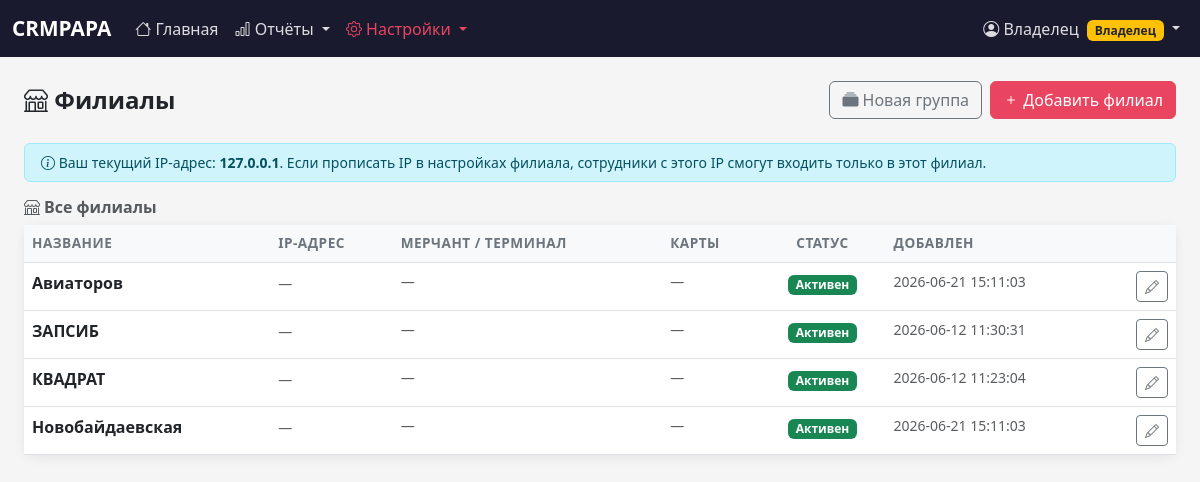
/branches (signed in), run on the app's committed database.
### tables this page shows
CREATE TABLE branches (
    id INTEGER PRIMARY KEY AUTOINCREMENT,
    name TEXT NOT NULL,
    is_active INTEGER DEFAULT 1,
    created_at TIMESTAMP DEFAULT CURRENT_TIMESTAMP
, allowed_ip TEXT DEFAULT NULL, merchant_numbers TEXT DEFAULT '');

### app.py (the view)
@app.route('/branches')
@login_required
@owner_required
def branches():
    with get_db() as conn:
        blist = conn.execute('SELECT * FROM branches ORDER BY name').fetchall()
        groups = get_branch_groups(conn)
        cards_rows = conn.execute('SELECT * FROM branch_cards ORDER BY branch_id, id').fetchall()
    cards_by_branch = {}
    for c in cards_rows:
        cards_by_branch.setdefault(c['branch_id'], []).append(dict(c))
    return render_template('branches.html', branches=blist, my_ip=get_client_ip(),
                           branch_groups=groups, cards_by_branch=cards_by_branch)

### app.py (called while the page is built, shortened)
def get_db():
    conn = sqlite3.connect(DATABASE, timeout=10)
    conn.row_factory = sqlite3.Row
    conn.execute('PRAGMA foreign_keys = ON')
    conn.execute('PRAGMA busy_timeout = 10000')
    conn.execute('PRAGMA journal_mode = WAL')
    return conn

def get_branch_groups(conn):
    groups = conn.execute(
        'SELECT * FROM branch_groups ORDER BY sort_order, name'
    ).fetchall()
    result = []
    return result

def login_required(f):
    @wraps(f)
    def decorated(*args, **kwargs):
        if 'user_id' not in session:
            return redirect(url_for('login'))
        return f(*args, **kwargs)
    return decorated

def owner_required(f):
    @wraps(f)
    def decorated(*args, **kwargs):
        if session.get('role') != 'owner':
            flash('Доступ только для владельца', 'danger')
            return redirect(url_for('dashboard'))
        return f(*args, **kwargs)
    return decorated

def get_client_ip():
    xff = request.headers.get('X-Forwarded-For', '')
    if xff:
        return xff.split(',')[0].strip()
    return request.remote_addr

@app.context_processor
def inject_globals():
    return {'now': datetime.now}

### templates/branches.html (shortened to what this page needs)
{% extends 'base.html' %}
{% block content %}
<div class="d-flex justify-content-between align-items-center mb-4">
    <h4 class="fw-bold mb-0"><i class="bi bi-shop"></i> Филиалы</h4>
    <div class="d-flex gap-2">
        <button class="btn btn-outline-secondary" data-bs-toggle="modal" data-bs-target="#addGroupModal">
            <i class="bi bi-collection-fill"></i> Новая группа
        </button>
        <button class="btn btn-primary" data-bs-toggle="modal" data-bs-target="#addBranchModal">
            <i class="bi bi-plus"></i> Добавить филиал
        </button>
    </div>
</div>
<div class="alert alert-info py-2 small mb-3">
    <i class="bi bi-info-circle"></i>
    Ваш текущий IP-адрес: <strong>{{ my_ip }}</strong>.
    Если прописать IP в настройках филиала, сотрудники с этого IP смогут входить только в этот филиал.
</div>
<h6 class="text-muted fw-semibold mb-2"><i class="bi bi-shop me-1"></i>Все филиалы</h6>
<div class="card">
    <div class="card-body p-0">
        <table class="table table-hover mb-0">
            <thead class="table-light">
                <tr>
                    <th>Название</th>
                    <th>IP-адрес</th>
                    <th>Мерчант / терминал</th>
                    <th>Карты</th>
                    <th class="text-center">Статус</th>
                    <th>Добавлен</th>
                    <th></th>
                </tr>
            </thead>
            <tbody>
            {% for b in branches %}
            <tr>
                <td class="fw-semibold">{{ b.name }}</td>
                <td>
                    {% if b.allowed_ip %}
                    <code class="text-success">{{ b.allowed_ip }}</code>
                    {% else %}
                    <span class="text-muted small">—</span>
                    {% endif %}
                </td>
                <td class="small">
                    {% if b.merchant_numbers %}
                    <code class="text-primary">{{ b.merchant_numbers }}</code>
                    {% else %}
                    <span class="text-muted">—</span>
                    {% endif %}
                </td>
                <td class="small">
                    {% set b_cards = cards_by_branch.get(b.id, []) %}
                    {% if b_cards %}
                    {% for card in b_cards %}
                    <span class="badge bg-light text-dark border me-1">
                        <i class="bi bi-credit-card me-1"></i>{{ card.card_number }}
                        {% if card.card_name %}<span class="text-muted">{{ card.card_name }}</span>{% endif %}
                    </span>
                    {% endfor %}
                    {% else %}
                    <span class="text-muted">—</span>
                    {% endif %}
                </td>
                <td class="text-center">
                    {% if b.is_active %}<span class="badge bg-success">Активен</span>
                    {% else %}<span class="badge bg-secondary">Неактивен</span>{% endif %}
                </td>
                <td class="text-muted small">{{ b.created_at }}</td>
                <td class="text-end">
                    <button class="btn btn-sm btn-outline-secondary"
                            data-bs-toggle="modal" data-bs-target="#editBranchModal{{ b.id }}">
                        <i class="bi bi-pencil"></i>
                    </button>
                </td>
            </tr>
            {% endfor %}
            </tbody>
        </table>
    </div>
</div>
{% endblock %}

### templates/base.html (style rules this page uses)
body { background: #f5f5f5; font-family: 'Segoe UI', system-ui, sans-serif; }
.card { border: none; box-shadow: 0 2px 12px rgba(0,0,0,0.08); border-radius: 12px; }
.btn-primary { background: #e94560; border-color: #e94560; }
.table th { font-size: 0.85rem; color: #6c757d; font-weight: 600; text-transform: uppercase; letter-spacing: 0.5px; }

### data on the page
branches: name "Авиаторов", is_active "Активен", created_at "2026-06-21 15:11:03"
branches: name "ЗАПСИБ", is_active "Активен", created_at "2026-06-12 11:30:31"
branches: name "КВАДРАТ", is_active "Активен", created_at "2026-06-12 11:23:04"
branches: name "Новобайдаевская", is_active "Активен", created_at "2026-06-21 15:11:03"

### other printed values
{{ session.get('full_name') }} "Владелец"
{{ my_ip }} "127.0.0.1"
